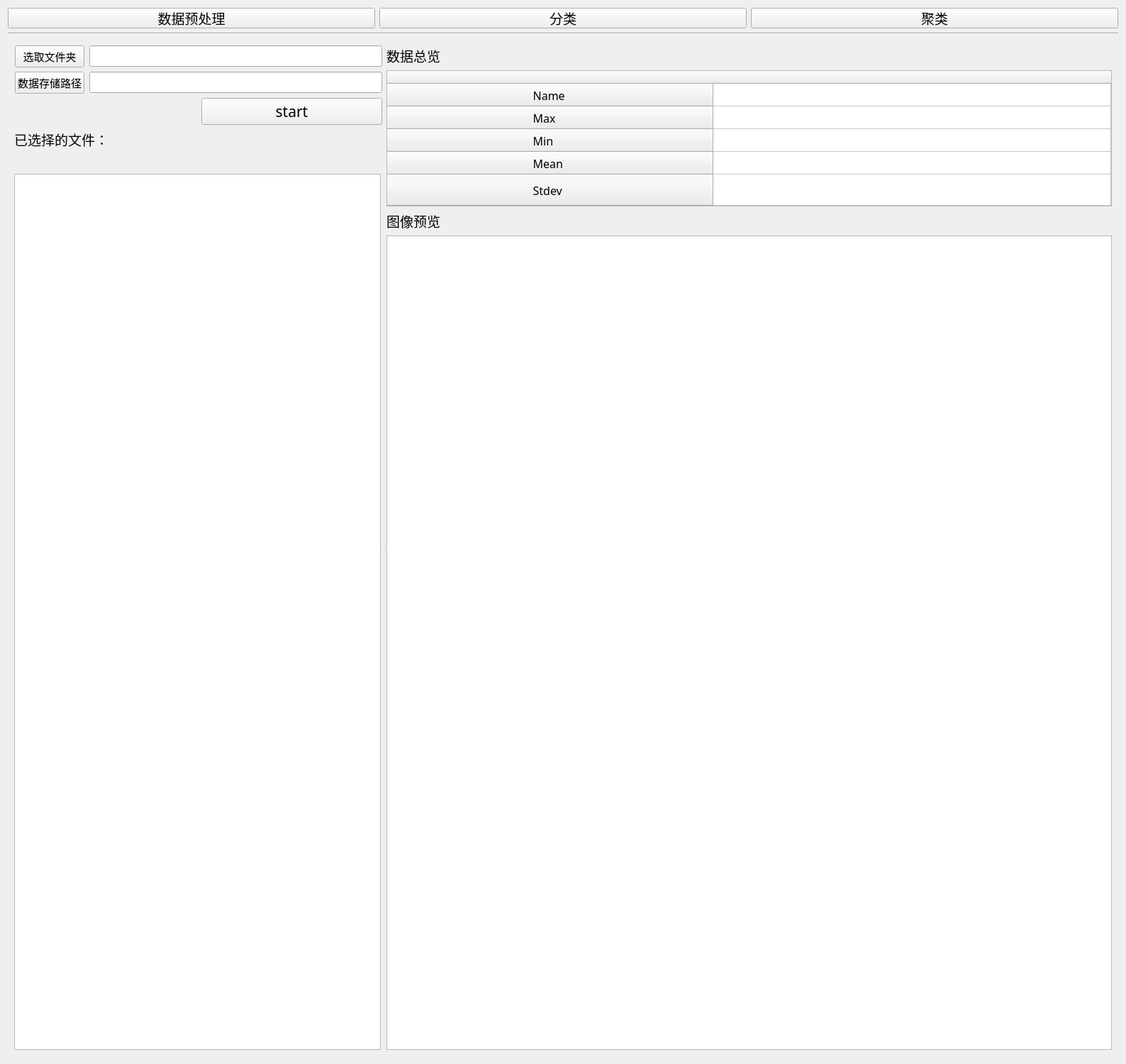
<?xml version="1.0" encoding="UTF-8"?>
<ui version="4.0">
 <class>Data_Disco</class>
 <widget class="QWidget" name="Data_Disco">
  <property name="geometry">
   <rect>
    <x>0</x>
    <y>0</y>
    <width>1588</width>
    <height>1500</height>
   </rect>
  </property>
  <property name="sizePolicy">
   <sizepolicy hsizetype="Expanding" vsizetype="Expanding">
    <horstretch>2</horstretch>
    <verstretch>2</verstretch>
   </sizepolicy>
  </property>
  <property name="windowTitle">
   <string>Data-Disco</string>
  </property>
  <layout class="QVBoxLayout" name="verticalLayout_4">
   <item>
    <layout class="QHBoxLayout" name="horizontalLayout">
     <property name="sizeConstraint">
      <enum>QLayout::SetNoConstraint</enum>
     </property>
     <item>
      <widget class="QPushButton" name="pushButton_top1">
       <property name="maximumSize">
        <size>
         <width>616</width>
         <height>29</height>
        </size>
       </property>
       <property name="font">
        <font>
         <family>微软雅黑</family>
         <pointsize>14</pointsize>
        </font>
       </property>
       <property name="text">
        <string>数据预处理</string>
       </property>
      </widget>
     </item>
     <item>
      <widget class="QPushButton" name="pushButton_top2">
       <property name="maximumSize">
        <size>
         <width>615</width>
         <height>29</height>
        </size>
       </property>
       <property name="font">
        <font>
         <family>微软雅黑</family>
         <pointsize>14</pointsize>
        </font>
       </property>
       <property name="text">
        <string>分类</string>
       </property>
      </widget>
     </item>
     <item>
      <widget class="QPushButton" name="pushButton_top3">
       <property name="maximumSize">
        <size>
         <width>616</width>
         <height>29</height>
        </size>
       </property>
       <property name="font">
        <font>
         <family>微软雅黑</family>
         <pointsize>14</pointsize>
        </font>
       </property>
       <property name="text">
        <string>聚类</string>
       </property>
      </widget>
     </item>
    </layout>
   </item>
   <item>
    <widget class="Line" name="line">
     <property name="orientation">
      <enum>Qt::Horizontal</enum>
     </property>
    </widget>
   </item>
   <item>
    <widget class="QStackedWidget" name="stackedWidget">
     <property name="currentIndex">
      <number>0</number>
     </property>
     <widget class="QWidget" name="page_dataproceesing">
      <property name="sizePolicy">
       <sizepolicy hsizetype="Expanding" vsizetype="Expanding">
        <horstretch>0</horstretch>
        <verstretch>0</verstretch>
       </sizepolicy>
      </property>
      <layout class="QVBoxLayout" name="verticalLayout_5">
       <item>
        <widget class="QSplitter" name="splitter">
         <property name="orientation">
          <enum>Qt::Horizontal</enum>
         </property>
         <widget class="QWidget" name="layoutWidget">
          <property name="maximumSize">
           <size>
            <width>521</width>
            <height>16777215</height>
           </size>
          </property>
          <layout class="QVBoxLayout" name="verticalLayout">
           <item>
            <layout class="QGridLayout" name="gridLayout">
             <property name="sizeConstraint">
              <enum>QLayout::SetNoConstraint</enum>
             </property>
             <item row="0" column="0">
              <widget class="QPushButton" name="data_processing_pushButton">
               <property name="sizePolicy">
                <sizepolicy hsizetype="Preferred" vsizetype="Fixed">
                 <horstretch>0</horstretch>
                 <verstretch>0</verstretch>
                </sizepolicy>
               </property>
               <property name="maximumSize">
                <size>
                 <width>98</width>
                 <height>16777215</height>
                </size>
               </property>
               <property name="font">
                <font>
                 <family>微软雅黑</family>
                 <pointsize>11</pointsize>
                </font>
               </property>
               <property name="text">
                <string>选取文件夹</string>
               </property>
              </widget>
             </item>
             <item row="1" column="0">
              <widget class="QPushButton" name="csv_save_pushButton">
               <property name="sizePolicy">
                <sizepolicy hsizetype="Preferred" vsizetype="Fixed">
                 <horstretch>0</horstretch>
                 <verstretch>0</verstretch>
                </sizepolicy>
               </property>
               <property name="maximumSize">
                <size>
                 <width>98</width>
                 <height>16777215</height>
                </size>
               </property>
               <property name="font">
                <font>
                 <family>微软雅黑</family>
                 <pointsize>11</pointsize>
                </font>
               </property>
               <property name="text">
                <string>数据存储路径</string>
               </property>
              </widget>
             </item>
             <item row="0" column="1">
              <widget class="QLineEdit" name="sourcepath_lineEdit">
               <property name="sizePolicy">
                <sizepolicy hsizetype="Expanding" vsizetype="Fixed">
                 <horstretch>0</horstretch>
                 <verstretch>0</verstretch>
                </sizepolicy>
               </property>
               <property name="maximumSize">
                <size>
                 <width>413</width>
                 <height>16777215</height>
                </size>
               </property>
               <property name="font">
                <font>
                 <family>微软雅黑</family>
                 <pointsize>11</pointsize>
                </font>
               </property>
               <property name="layoutDirection">
                <enum>Qt::RightToLeft</enum>
               </property>
              </widget>
             </item>
             <item row="1" column="1">
              <widget class="QLineEdit" name="csv_savepath_lineEdit">
               <property name="sizePolicy">
                <sizepolicy hsizetype="Expanding" vsizetype="Fixed">
                 <horstretch>0</horstretch>
                 <verstretch>0</verstretch>
                </sizepolicy>
               </property>
               <property name="maximumSize">
                <size>
                 <width>413</width>
                 <height>16777215</height>
                </size>
               </property>
               <property name="font">
                <font>
                 <family>微软雅黑</family>
                 <pointsize>11</pointsize>
                </font>
               </property>
               <property name="layoutDirection">
                <enum>Qt::RightToLeft</enum>
               </property>
              </widget>
             </item>
            </layout>
           </item>
           <item>
            <layout class="QHBoxLayout" name="horizontalLayout_2">
             <property name="sizeConstraint">
              <enum>QLayout::SetNoConstraint</enum>
             </property>
             <item>
              <widget class="QLabel" name="label_6">
               <property name="maximumSize">
                <size>
                 <width>256</width>
                 <height>16777215</height>
                </size>
               </property>
               <property name="text">
                <string/>
               </property>
              </widget>
             </item>
             <item>
              <widget class="QPushButton" name="start_pushButton">
               <property name="sizePolicy">
                <sizepolicy hsizetype="Minimum" vsizetype="Fixed">
                 <horstretch>0</horstretch>
                 <verstretch>0</verstretch>
                </sizepolicy>
               </property>
               <property name="maximumSize">
                <size>
                 <width>255</width>
                 <height>16777215</height>
                </size>
               </property>
               <property name="font">
                <font>
                 <family>微软雅黑</family>
                 <pointsize>16</pointsize>
                </font>
               </property>
               <property name="text">
                <string>start</string>
               </property>
              </widget>
             </item>
            </layout>
           </item>
           <item>
            <layout class="QVBoxLayout" name="verticalLayout_3" stretch="0,0,0">
             <property name="sizeConstraint">
              <enum>QLayout::SetNoConstraint</enum>
             </property>
             <item>
              <widget class="QLabel" name="label">
               <property name="sizePolicy">
                <sizepolicy hsizetype="Preferred" vsizetype="Preferred">
                 <horstretch>0</horstretch>
                 <verstretch>0</verstretch>
                </sizepolicy>
               </property>
               <property name="maximumSize">
                <size>
                 <width>517</width>
                 <height>16777215</height>
                </size>
               </property>
               <property name="font">
                <font>
                 <family>微软雅黑</family>
                 <pointsize>14</pointsize>
                </font>
               </property>
               <property name="text">
                <string>已选择的文件：</string>
               </property>
              </widget>
             </item>
             <item>
              <widget class="QLabel" name="file_info">
               <property name="maximumSize">
                <size>
                 <width>517</width>
                 <height>16777215</height>
                </size>
               </property>
               <property name="font">
                <font>
                 <family>微软雅黑</family>
                 <pointsize>12</pointsize>
                </font>
               </property>
               <property name="text">
                <string/>
               </property>
              </widget>
             </item>
             <item>
              <widget class="QListView" name="listView">
               <property name="sizePolicy">
                <sizepolicy hsizetype="MinimumExpanding" vsizetype="MinimumExpanding">
                 <horstretch>0</horstretch>
                 <verstretch>0</verstretch>
                </sizepolicy>
               </property>
               <property name="maximumSize">
                <size>
                 <width>517</width>
                 <height>16777215</height>
                </size>
               </property>
               <property name="font">
                <font>
                 <pointsize>14</pointsize>
                </font>
               </property>
              </widget>
             </item>
            </layout>
           </item>
          </layout>
         </widget>
         <widget class="QWidget" name="layoutWidget_2">
          <layout class="QVBoxLayout" name="verticalLayout_2">
           <property name="sizeConstraint">
            <enum>QLayout::SetDefaultConstraint</enum>
           </property>
           <item>
            <widget class="QLabel" name="label_2">
             <property name="sizePolicy">
              <sizepolicy hsizetype="Expanding" vsizetype="Fixed">
               <horstretch>0</horstretch>
               <verstretch>0</verstretch>
              </sizepolicy>
             </property>
             <property name="font">
              <font>
               <family>微软雅黑</family>
               <pointsize>14</pointsize>
              </font>
             </property>
             <property name="text">
              <string>数据总览</string>
             </property>
            </widget>
           </item>
           <item>
            <widget class="QTableWidget" name="info_data">
             <property name="sizePolicy">
              <sizepolicy hsizetype="Expanding" vsizetype="Fixed">
               <horstretch>0</horstretch>
               <verstretch>0</verstretch>
              </sizepolicy>
             </property>
             <property name="font">
              <font>
               <pointsize>9</pointsize>
              </font>
             </property>
             <property name="frameShape">
              <enum>QFrame::StyledPanel</enum>
             </property>
             <property name="frameShadow">
              <enum>QFrame::Sunken</enum>
             </property>
             <property name="lineWidth">
              <number>1</number>
             </property>
             <property name="midLineWidth">
              <number>0</number>
             </property>
             <attribute name="horizontalHeaderDefaultSectionSize">
              <number>500</number>
             </attribute>
             <attribute name="horizontalHeaderMinimumSectionSize">
              <number>500</number>
             </attribute>
             <attribute name="horizontalHeaderStretchLastSection">
              <bool>true</bool>
             </attribute>
             <attribute name="verticalHeaderDefaultSectionSize">
              <number>32</number>
             </attribute>
             <attribute name="verticalHeaderStretchLastSection">
              <bool>true</bool>
             </attribute>
             <row>
              <property name="text">
               <string>                                                 Name                                                 </string>
              </property>
              <property name="font">
               <font>
                <family>微软雅黑</family>
                <pointsize>12</pointsize>
               </font>
              </property>
             </row>
             <row>
              <property name="text">
               <string>                                                 Max                                                 </string>
              </property>
              <property name="font">
               <font>
                <family>微软雅黑</family>
                <pointsize>12</pointsize>
               </font>
              </property>
             </row>
             <row>
              <property name="text">
               <string>                                                 Min                                                 </string>
              </property>
              <property name="font">
               <font>
                <family>微软雅黑</family>
                <pointsize>12</pointsize>
               </font>
              </property>
             </row>
             <row>
              <property name="text">
               <string>                                                 Mean                                                 </string>
              </property>
              <property name="font">
               <font>
                <family>微软雅黑</family>
                <pointsize>12</pointsize>
               </font>
              </property>
             </row>
             <row>
              <property name="text">
               <string>                                                 Stdev                                                 </string>
              </property>
              <property name="font">
               <font>
                <family>微软雅黑</family>
                <pointsize>12</pointsize>
               </font>
              </property>
             </row>
             <column>
              <property name="text">
               <string/>
              </property>
              <property name="textAlignment">
               <set>AlignCenter</set>
              </property>
             </column>
            </widget>
           </item>
           <item>
            <widget class="QLabel" name="label_3">
             <property name="font">
              <font>
               <family>微软雅黑</family>
               <pointsize>14</pointsize>
              </font>
             </property>
             <property name="text">
              <string>图像预览</string>
             </property>
            </widget>
           </item>
           <item>
            <widget class="QGraphicsView" name="fits_graphicsView">
             <property name="sizePolicy">
              <sizepolicy hsizetype="Expanding" vsizetype="Expanding">
               <horstretch>0</horstretch>
               <verstretch>0</verstretch>
              </sizepolicy>
             </property>
            </widget>
           </item>
          </layout>
         </widget>
        </widget>
       </item>
      </layout>
     </widget>
     <widget class="QWidget" name="page_classifier">
      <property name="sizePolicy">
       <sizepolicy hsizetype="Expanding" vsizetype="Expanding">
        <horstretch>0</horstretch>
        <verstretch>0</verstretch>
       </sizepolicy>
      </property>
      <layout class="QVBoxLayout" name="verticalLayout_16">
       <item>
        <layout class="QHBoxLayout" name="horizontalLayout_3">
         <item>
          <layout class="QVBoxLayout" name="verticalLayout_8">
           <item>
            <layout class="QGridLayout" name="gridLayout_2">
             <property name="sizeConstraint">
              <enum>QLayout::SetMaximumSize</enum>
             </property>
             <item row="0" column="0">
              <widget class="QComboBox" name="Classifier_comboBox">
               <property name="sizePolicy">
                <sizepolicy hsizetype="Preferred" vsizetype="Preferred">
                 <horstretch>0</horstretch>
                 <verstretch>0</verstretch>
                </sizepolicy>
               </property>
               <property name="font">
                <font>
                 <family>微软雅黑</family>
                 <pointsize>12</pointsize>
                </font>
               </property>
              </widget>
             </item>
             <item row="0" column="1">
              <widget class="QLabel" name="label_9">
               <property name="sizePolicy">
                <sizepolicy hsizetype="Fixed" vsizetype="Preferred">
                 <horstretch>0</horstretch>
                 <verstretch>0</verstretch>
                </sizepolicy>
               </property>
               <property name="font">
                <font>
                 <family>微软雅黑</family>
                 <pointsize>14</pointsize>
                </font>
               </property>
               <property name="text">
                <string>选择分类器</string>
               </property>
              </widget>
             </item>
             <item row="0" column="2">
              <widget class="QLineEdit" name="Classifier_lineEdit">
               <property name="sizePolicy">
                <sizepolicy hsizetype="Preferred" vsizetype="Preferred">
                 <horstretch>0</horstretch>
                 <verstretch>0</verstretch>
                </sizepolicy>
               </property>
               <property name="font">
                <font>
                 <family>微软雅黑</family>
                 <pointsize>12</pointsize>
                </font>
               </property>
              </widget>
             </item>
             <item row="1" column="0">
              <widget class="QPushButton" name="Datachoose_pushButton">
               <property name="sizePolicy">
                <sizepolicy hsizetype="Preferred" vsizetype="Preferred">
                 <horstretch>0</horstretch>
                 <verstretch>0</verstretch>
                </sizepolicy>
               </property>
               <property name="font">
                <font>
                 <family>微软雅黑</family>
                 <pointsize>14</pointsize>
                </font>
               </property>
               <property name="text">
                <string>选择数据</string>
               </property>
              </widget>
             </item>
             <item row="1" column="1">
              <widget class="QLabel" name="label_10">
               <property name="sizePolicy">
                <sizepolicy hsizetype="Fixed" vsizetype="Preferred">
                 <horstretch>0</horstretch>
                 <verstretch>0</verstretch>
                </sizepolicy>
               </property>
               <property name="font">
                <font>
                 <family>微软雅黑</family>
                 <pointsize>14</pointsize>
                </font>
               </property>
               <property name="text">
                <string>分类数据</string>
               </property>
              </widget>
             </item>
             <item row="1" column="2">
              <widget class="QLineEdit" name="DataSource_lineEdit">
               <property name="sizePolicy">
                <sizepolicy hsizetype="Preferred" vsizetype="Preferred">
                 <horstretch>0</horstretch>
                 <verstretch>0</verstretch>
                </sizepolicy>
               </property>
               <property name="font">
                <font>
                 <family>微软雅黑</family>
                 <pointsize>12</pointsize>
                </font>
               </property>
              </widget>
             </item>
            </layout>
           </item>
           <item>
            <widget class="Line" name="line_2">
             <property name="orientation">
              <enum>Qt::Horizontal</enum>
             </property>
            </widget>
           </item>
           <item>
            <widget class="QTableWidget" name="info_model">
             <property name="sizePolicy">
              <sizepolicy hsizetype="Expanding" vsizetype="Fixed">
               <horstretch>0</horstretch>
               <verstretch>0</verstretch>
              </sizepolicy>
             </property>
             <attribute name="horizontalHeaderDefaultSectionSize">
              <number>500</number>
             </attribute>
             <attribute name="horizontalHeaderMinimumSectionSize">
              <number>500</number>
             </attribute>
             <attribute name="horizontalHeaderStretchLastSection">
              <bool>true</bool>
             </attribute>
             <attribute name="verticalHeaderDefaultSectionSize">
              <number>31</number>
             </attribute>
             <attribute name="verticalHeaderStretchLastSection">
              <bool>true</bool>
             </attribute>
             <row>
              <property name="text">
               <string>                         Accuracy(Train)                         </string>
              </property>
              <property name="font">
               <font>
                <family>微软雅黑</family>
                <pointsize>12</pointsize>
               </font>
              </property>
              <property name="textAlignment">
               <set>AlignLeading|AlignVCenter</set>
              </property>
             </row>
             <row>
              <property name="text">
               <string>                         Accuracy(Test)                         </string>
              </property>
              <property name="font">
               <font>
                <family>微软雅黑</family>
                <pointsize>12</pointsize>
               </font>
              </property>
             </row>
             <row>
              <property name="text">
               <string>                         Features                         </string>
              </property>
              <property name="font">
               <font>
                <family>微软雅黑</family>
                <pointsize>12</pointsize>
               </font>
              </property>
             </row>
             <row>
              <property name="text">
               <string>                         Data(Train)                         </string>
              </property>
              <property name="font">
               <font>
                <family>微软雅黑</family>
                <pointsize>12</pointsize>
               </font>
              </property>
             </row>
             <row>
              <property name="text">
               <string>                         Data(Test)                         </string>
              </property>
              <property name="font">
               <font>
                <family>微软雅黑</family>
                <pointsize>12</pointsize>
               </font>
              </property>
             </row>
             <column>
              <property name="text">
               <string/>
              </property>
             </column>
            </widget>
           </item>
           <item>
            <layout class="QHBoxLayout" name="horizontalLayout_6">
             <item>
              <spacer name="horizontalSpacer">
               <property name="orientation">
                <enum>Qt::Horizontal</enum>
               </property>
               <property name="sizeType">
                <enum>QSizePolicy::Preferred</enum>
               </property>
               <property name="sizeHint" stdset="0">
                <size>
                 <width>148</width>
                 <height>20</height>
                </size>
               </property>
              </spacer>
             </item>
             <item>
              <widget class="QPushButton" name="Start_pushButton">
               <property name="font">
                <font>
                 <family>微软雅黑</family>
                 <pointsize>16</pointsize>
                </font>
               </property>
               <property name="text">
                <string>Start</string>
               </property>
              </widget>
             </item>
            </layout>
           </item>
           <item>
            <widget class="Line" name="line_4">
             <property name="orientation">
              <enum>Qt::Horizontal</enum>
             </property>
            </widget>
           </item>
           <item>
            <layout class="QVBoxLayout" name="verticalLayout_6">
             <item>
              <widget class="QLabel" name="label_8">
               <property name="font">
                <font>
                 <family>微软雅黑</family>
                 <pointsize>14</pointsize>
                </font>
               </property>
               <property name="text">
                <string>Result-List</string>
               </property>
              </widget>
             </item>
             <item>
              <widget class="QListView" name="Result_listView">
               <property name="sizePolicy">
                <sizepolicy hsizetype="Expanding" vsizetype="Expanding">
                 <horstretch>0</horstretch>
                 <verstretch>0</verstretch>
                </sizepolicy>
               </property>
               <property name="font">
                <font>
                 <pointsize>12</pointsize>
                </font>
               </property>
              </widget>
             </item>
            </layout>
           </item>
          </layout>
         </item>
         <item>
          <widget class="Line" name="line_3">
           <property name="orientation">
            <enum>Qt::Vertical</enum>
           </property>
          </widget>
         </item>
         <item>
          <layout class="QVBoxLayout" name="verticalLayout_7">
           <item>
            <widget class="QLabel" name="label_4">
             <property name="font">
              <font>
               <family>Agency FB</family>
               <pointsize>14</pointsize>
              </font>
             </property>
             <property name="text">
              <string>输出</string>
             </property>
            </widget>
           </item>
           <item>
            <widget class="QTableView" name="class_result_tableView">
             <property name="font">
              <font>
               <pointsize>11</pointsize>
              </font>
             </property>
             <attribute name="horizontalHeaderDefaultSectionSize">
              <number>400</number>
             </attribute>
             <attribute name="horizontalHeaderMinimumSectionSize">
              <number>400</number>
             </attribute>
             <attribute name="horizontalHeaderStretchLastSection">
              <bool>true</bool>
             </attribute>
            </widget>
           </item>
          </layout>
         </item>
        </layout>
       </item>
       <item>
        <widget class="Line" name="line_5">
         <property name="orientation">
          <enum>Qt::Horizontal</enum>
         </property>
        </widget>
       </item>
      </layout>
     </widget>
    </widget>
   </item>
  </layout>
 </widget>
 <resources/>
 <connections/>
</ui>
